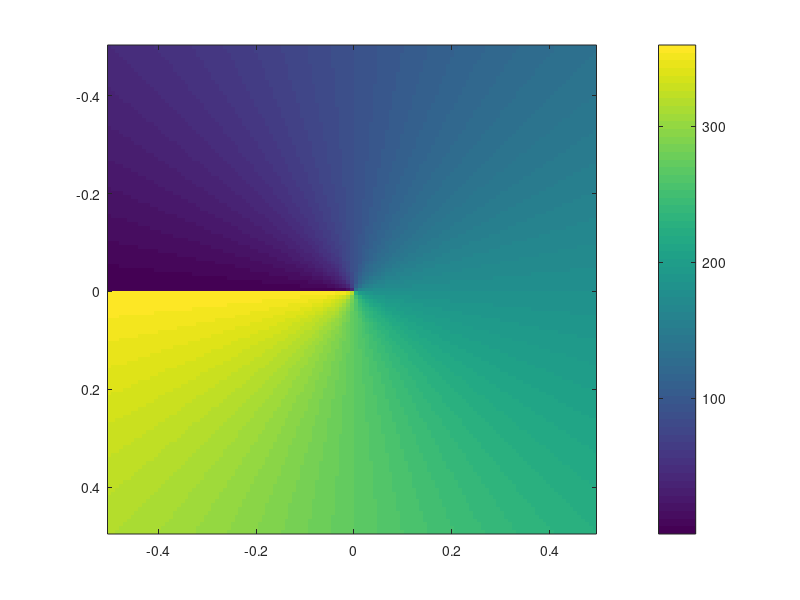
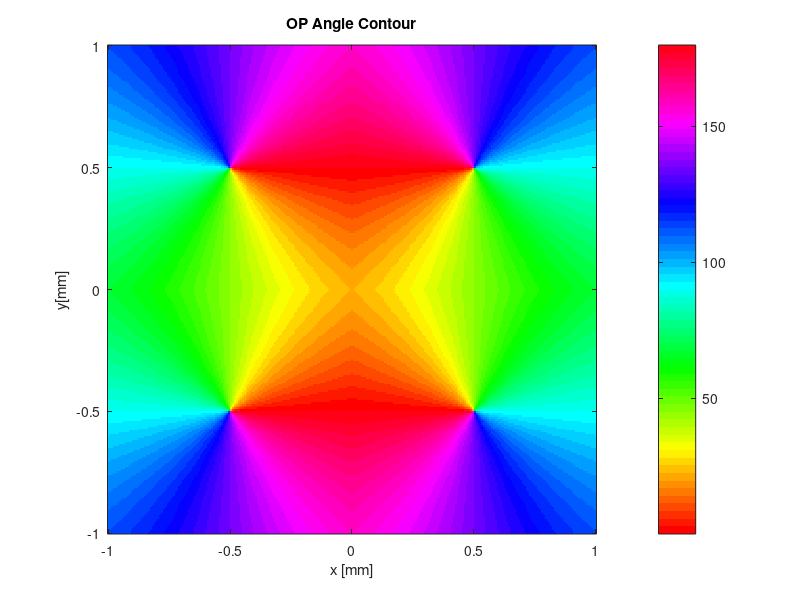
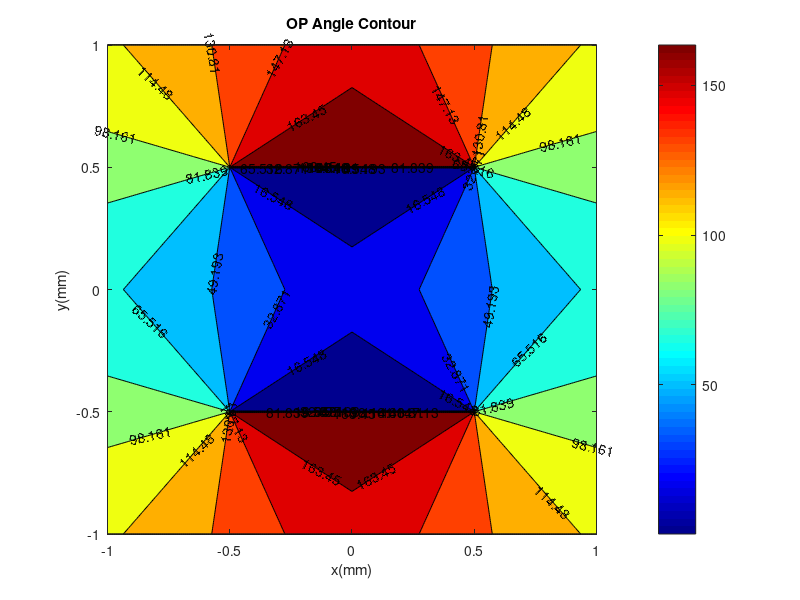
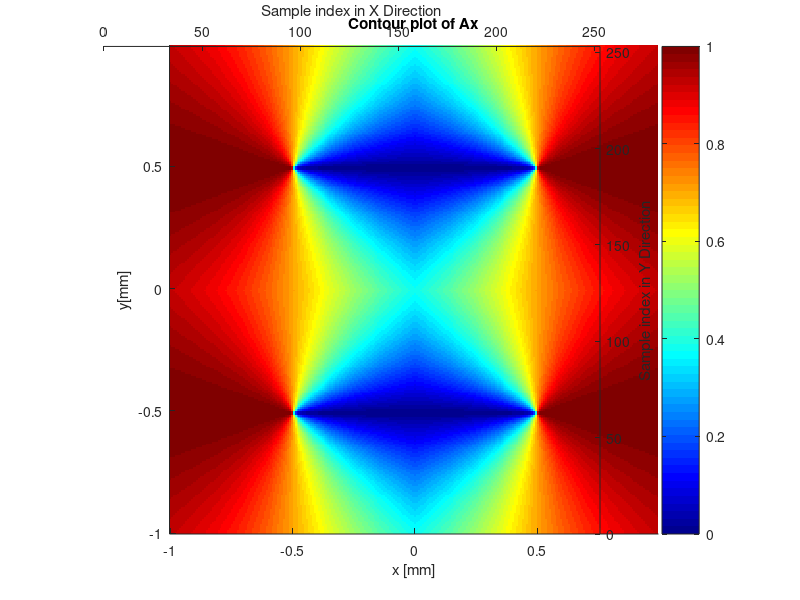

MATLAB code for these plots, in order: (Note: this script raises an error after producing the figures.)
N=127; %number of points of one pinwheel
% delta_x=1/N;
%sample points range from [0 to 1-delta_x]
%{
pinwheel location
--------------------------
          y axis
            ^
 --  -   |  |  |   +   --
            |
------------|-------------> x axix
            |
 --  +   |  |  |   -   --   

---------------------------
'-' sign stands for clockwise rotation
'+' sign stands for counter clockwise rotation

%}
%==========================================================================
% STEP 1: Compute the right-top pinwheel matrix
% By taking the tangent of each coordinates
%==========================================================================
X_rt=(0:1/(N):1-(1/N));
Y_rt=(0:1/(N):1-(1/N));
% shift the coordinats for taking the tangent,
%let the pinwheel center be @ (0,0).
Xc=X_rt-0.5;  
Yc=fliplr((Y_rt-0.5));
% initialize the right-top pinwheel matrix
%assign each coordinate a theta value
[X Y]= meshgrid(Xc,Yc);
A_rt=(atan2d(Y,X)+180);
figure;
imagesc(Xc,Yc,A_rt);
colorbar;
axis square;

%==========================================================================
% SETP 2: Compute the left-top pinwheel matrix
% flip the right-top pinwheel matrix along the y axis 
%==========================================================================
size_rt=size(A_rt);
col=ones(size_rt(1),1).*0.5;
y_value=Yc';
right_most_col=atan2d(y_value,col)+180;
temp_A_lt=[A_rt right_most_col];
A_lt=fliplr(temp_A_lt);
size_lt=size(A_lt);
% dicard the left-most column to avoid repetition of the y-axis when
% fliping
A_lt=A_lt(1:size_lt(1),1:(size_lt(2)-1)); 

%==========================================================================
%STEP 3: compute the left-bottom pinwheel matrix
% flip the left-top pinwheel matrix along the x-axis
%==========================================================================
row=ones(1,size_rt(2)+1).*0.5;
x_value=[Xc 0.5];
top_extra_row=atan2d(row,x_value)+180;
temp_A_lb=fliplr([top_extra_row; temp_A_lt]);
size_lb=size(temp_A_lb);
A_lb=flipud(temp_A_lb);
% dicard the top-most row to avoid repetition of the x-axis when
% fliping
A_lb=A_lb(2:size_lb(1),1:size_lb(2)-1);

%==========================================================================
%Step 4: Compute the right-bottom pinwheel matrix
%flip the right-top pinwheel matrix alone x-axis
%==========================================================================
row_rb=ones(1,size_rt(2)).*0.5;
x_value_rb=[Xc];
top_extra_row_rb=atan2d(row_rb,x_value_rb)+180;
temp_A_rb=flipud([top_extra_row_rb; A_rt]);
size_rb= size(temp_A_rb);
% dicard the top-most row to avoid repetition of the x-axis when
% fliping
A_rb=temp_A_rb(2:size_rb(1),1:size_rb(2));
%==========================================================================
%Step 5: construct the matrix of the whole unit cell
%By concatenating the left-top,right-top,left-bottom, right-bottom pinwheel
%matrix
%==========================================================================
theta_left=vertcat(A_lt,A_lb);
theta_right=vertcat(A_rt,A_rb);
theta=horzcat(theta_left,theta_right);

%==========================================================================
%Plot the unit cell
%==========================================================================
%{
total_size=size(theta);
phi=zeros(total_size);
m=1;
for k=total_size(1):-1:1
phi(m,:)=0.5*theta(k,:);
m=m+1;
end
%}
phi=theta.*0.5;
X_plot=[((X_rt)-1) X_rt];
Y_plot=[(Y_rt-1) Y_rt];
% for ploting the pinwheel, we have N points and we need N intervals.
% in order to have N intervals, we need to copy the bottom row to the top 
% to represent the row corresponding to y=1 
% and copy the left-most column to the right to represent the column
% corresponding to x=1.
% this is for plotting ONLY!
phi_plot=[phi(N*2,:);phi(:,:)];
phi_plot=[phi_plot(:,:),phi_plot(:,1)];
X_axis=[X_plot,1];
Y_axis=[Y_plot,1];
figure;imagesc(X_axis,Y_axis,phi_plot);
colormap('hsv')
axis square;
xlabel('x [mm]')
ylabel('y[mm]')
set(gca, 'YDir', 'normal');
title('OP Angle Contour')
colorbar();
figure;
contourf(X_axis,Y_axis,phi_plot,'showtext','on');
colormap('jet');
xlabel('x(mm)');
ylabel('y(mm)');
title('OP Angle Contour')
axis square;
colorbar;
%==========================================================================
% partial direvative d/dx detects the vertical bar, 
% d/dy detects the horizontal bar.
% Op angle can also be dexcribed as : Phi(x,y)= a(x,y)d/dx +b(x,y)d/dy
% 1) find the matrix of A(x.y) and B(x,y)  
% 2) perform 2D Discrete fourier transform on Ax and Bx
% 3) truncate Ax, Bx with first few terms that has large magnitude
% 4) perform idft on truncated Ax,Bx
%==========================================================================
%find Ax,Bx from orientation angle theta.
%Ax=sqrt(0.5*(1-cos(deg2rad(theta))));
%Bx=sqrt(0.5*(1+cos(deg2rad(theta))));
Ax=sin(deg2rad(phi));
Bx=cos(deg2rad(phi));
figure;imagesc(X_plot,Y_plot,Ax);
axis square;
colormap('jet');
xlabel('x [mm]')
ylabel('y[mm]')
set(gca, 'YDir', 'normal');
title('Contour plot of Ax');
set(gca,'Box','off');   
axesPosition = get(gca,'Position');        
hNewAxes = axes('Position',axesPosition,...
                'Color','none',...          
                'YLim',[0 253],...           
                'XLim',[0 253],...  
                'XAxisLocation','top',...
                'YAxisLocation','right',... 
                'Box','off');               
ylabel(hNewAxes,'Sample index in Y Direction');
xlabel(hNewAxes,'Sample index in X Direction');
colorbar;
figure;imagesc(X_plot,Y_plot,Bx);
colormap('jet')
xlabel('x [mm]')
ylabel('y[mm]')
set(gca, 'YDir', 'normal');
title('Contour plot of Bx');
xlim([-1.0, 0.992125984251969]);
ylim([-1.0, 0.992125984251969]);
axis square;
colorbar;
set(gca,'Box','off');  
axesPosition = get(gca,'Position');        
hNewAxes = axes('Position',axesPosition,...
                'Color','none',...          
                'YLim',[0 253],...            
                'XLim',[0 253],...  
                'XAxisLocation','top',...
                'YAxisLocation','right',...  
                'Box','off');               
ylabel(hNewAxes,'Sample index in Y Direction');
xlabel(hNewAxes,'Sample index in X Direction');
axis square;

%2d dft on Ax, Bx
dft_Ax=mydft(Ax);
dft_Bx=mydft(Bx);
%magnitude of dft_Ax,dft_Bx
mag_Ax =abs(dft_Ax);
mag_Bx=abs(dft_Bx);
%plot the magnitude of dft_Ax, and dft_Bx 
size_dft=size(dft_Ax);
Fx=((1-(size_dft(1)+1)/2):1:(size_dft(1)-((size_dft(1)+1)/2)));
Fy=(size_dft(1)-((size_dft(1)+1)/2)):-1:((1-(size_dft(1)+1)/2));
figure, 
imagesc(Fx,Fy,fftshift(mag_Ax)); 
title('Magnitude plot of the DFT of a(x,y)'); 
axis square;
axis([-20 20 -20 20]);
xlabel('Kx(mm^-^1)');
ylabel('Ky(mm^-^1)');
colormap('pink');
colorbar;
caxis([0 4.3e4]);
figure,
imagesc(Fx,Fy,fftshift(mag_Bx));
title('Magnitude plot of the DFT of b(x,y)'); 
axis square;
axis([-20 20 -20 20]);
xlabel('Kx(mm^-^1)');
ylabel('Ky(mm^-^1');
colormap('pink');
colormap(flipud(colormap));
colorbar;
caxis([0 4.3e4]);
%truncate Ax, Bx with the first few terms
filter=zeros(size_dft);
f_row_sp=((size_dft(1))/2+1)-6;
f_row_ep=((size_dft(1))/2+1)+6;
f_col_sp=((size_dft(2))/2+1)-3;
f_col_ep=((size_dft(2))/2+1)+3;
filter(f_row_sp:f_row_ep,f_col_sp:f_col_ep)=ones(13,7);
filter_Ax=(fftshift(dft_Ax)).*filter;
filter_Bx=(fftshift(dft_Bx)).*filter;
figure, 
imagesc(Fx,Fy,abs(filter_Ax)); 
axis square;
axis([-20 20 -20 20]);
xlabel('Kx(mm^-^1)');
ylabel('Ky(mm^-^1)');
colormap('pink');
colorbar;
caxis([0 4.3e4]);
title('Filtered DFT of a(x,y)'); 
figure, 
imagesc(Fx,Fy,abs(filter_Bx)); 
axis square;
axis([-20 20 -20 20]);
xlabel('Kx(mm^-^1)');
ylabel('Ky(mm^-^1)');
colormap('pink');
title('Filtered DFT of b(x,y)');
caxis([-10000 4.3e4]);
colorbar;
%idft transform back to spacial domain
filter_Ax=ifft2(ifftshift(filter_Ax));
filter_Bx=ifft2(ifftshift(filter_Bx));
filter_angle=atan2d(real(filter_Ax),real(filter_Bx));
filter_angle_pi=abs(filter_angle);

% plot the Op angle after filtering
s=size(filter_angle_pi);
fa_plot=zeros(s);
m=1;
for k=s(1):-1:1
fa_plot(m,:)=filter_angle_pi(k,:);
m=m+1;
end
figure;
contourf(X_plot,Y_plot,real(fa_plot),'showtext','on');
colormap('jet');
title('Reconstructed OP angle Plot');
axis square;
xlabel('x(mm)');
ylabel('y(mm)');
colorbar;
figure;imagesc(X_plot,Y_plot,real(fa_plot));
colormap('hsv')
axis square;
xlabel('x [mm]')
ylabel('y[mm]')
set(gca, 'YDir', 'normal');
title('Reconstructed OP angle Plot');
colorbar();

